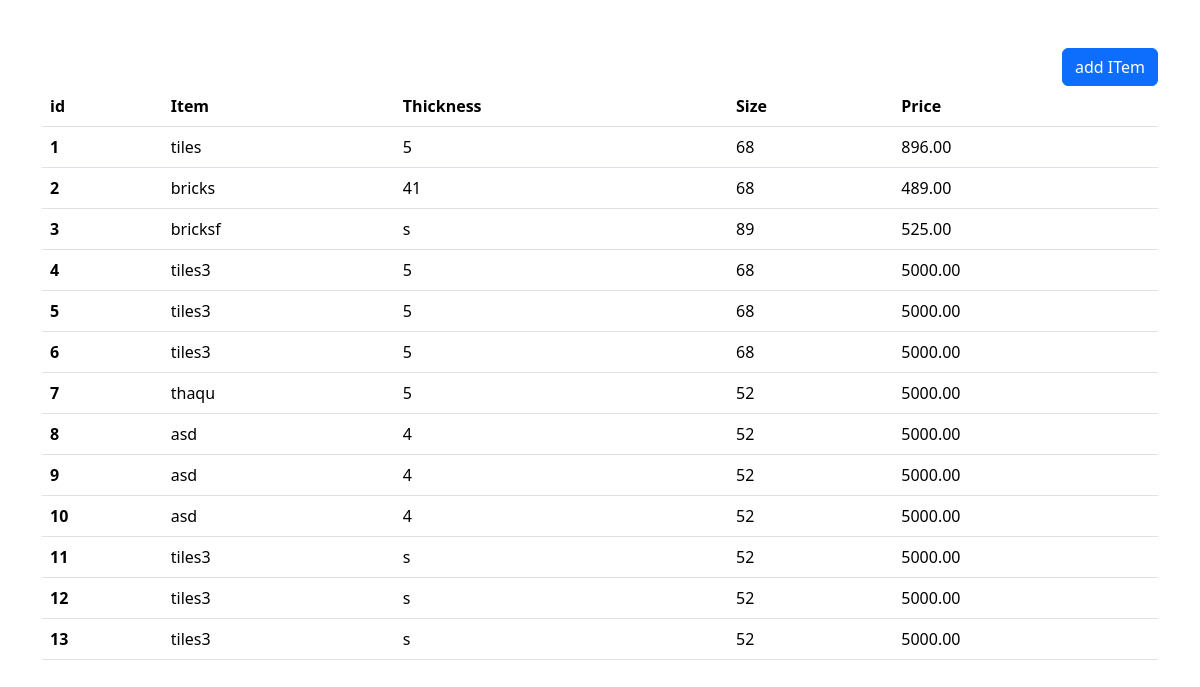
The page /additem/items/ on the database its author committed.
### additem/models.py (models this page shows, shortened)
class item(models.Model):
    item_name= models.CharField(max_length=600,blank=False)
    thickness = models.CharField(max_length=50,blank=False)
    size = models.CharField(max_length=50,blank=False)
    rate = MoneyField(max_digits=10, decimal_places=2, default_currency='INR')

### additem/views.py (the view)
# urls.py: path('items/', views.itempage, name='items'),
def itempage(request):
    item_list = item.objects.all
    diction ={'items':item_list}
    return render(request,'itempage.html',context=diction)

### template/itempage.html (shortened to what this page needs)
{% extends "layout.html" %}
{% block content %}
{% load static %}
<div class="container mt-5">
  <a href="/additem/"  class="btn btn-primary float-end">add ITem</a>
  <table class="table">
    <thead>
      <tr>
        <th scope="col">id</th>
        <th scope="col">Item</th>
        <th scope="col">Thickness</th>
        <th scope="col">Size</th>
        <th scope="col">Price</th>
      </tr>
    </thead>
    <tbody>
      {% for  row in items %}
      <tr>
        <th scope="row">{{row.id}}</th>
        <td>{{row.item_name}}</td>
        <td>{{row.thickness}}</td>
        <td>{{row.size}}</td>
        <td>{{row.rate}}</td>
      </tr>
      {% endfor %}
    </tbody>
  </table>
</div>
  {% endblock %}

### template/layout.html (shortened to what this page needs)
{% load static %}
<!doctype html>
<html lang="en">
  <head>
    <link rel="stylesheet" href="{% static 'css/style.css' %}">
    <link href="https://cdn.jsdelivr.net/npm/bootstrap@5.3.2/dist/css/bootstrap.min.css" rel="stylesheet">
  </head>
  <body>
    {% block content  %}
    {% endblock %}
  </body>
</html>

### rows shown on the page
item: id "1", item_name "tiles", thickness "5", size "68", rate "896.00"
item: id "2", item_name "bricks", thickness "41", size "68", rate "489.00"
item: id "3", item_name "bricksf", thickness "s", size "89", rate "525.00"
item: id "4", item_name "tiles3", thickness "5", size "68", rate "5000.00"
item: id "5", item_name "tiles3", thickness "5", size "68", rate "5000.00"
item: id "6", item_name "tiles3", thickness "5", size "68", rate "5000.00"
item: id "7", item_name "thaqu", thickness "5", size "52", rate "5000.00"
item: id "8", item_name "asd", thickness "4", size "52", rate "5000.00"
item: id "9", item_name "asd", thickness "4", size "52", rate "5000.00"
item: id "10", item_name "asd", thickness "4", size "52", rate "5000.00"
item: id "11", item_name "tiles3", thickness "s", size "52", rate "5000.00"
item: id "12", item_name "tiles3", thickness "s", size "52", rate "5000.00"
item: id "13", item_name "tiles3", thickness "s", size "52", rate "5000.00"
